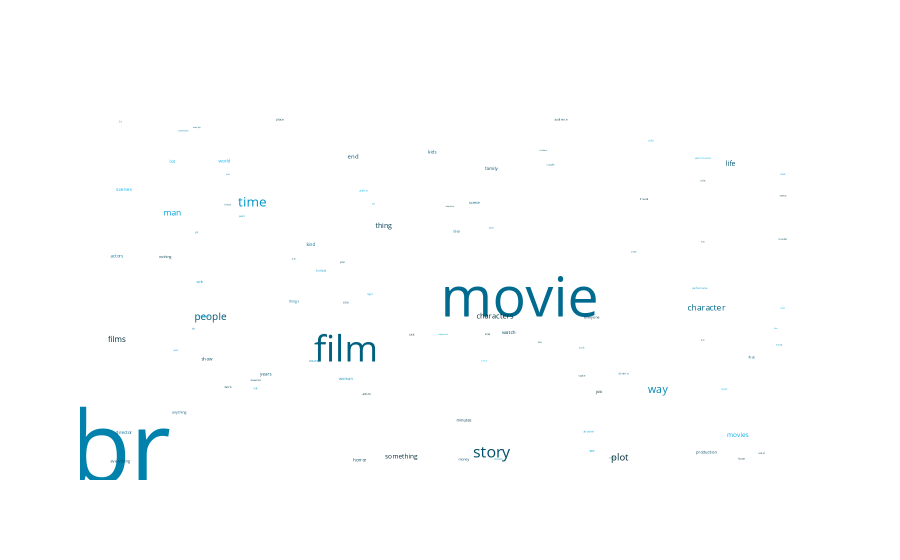

Notebook source saved alongside this figure:
### Code cell
tsp.show_word_clouds(pos="NN",
                     go_plot_settings={'plot_bgcolor': 'rgba(0, 0, 0, 0)',
                                        'plot_bgcolor': 'rgba(0, 0, 0, 0)'},
                     wc_settings={'color':'deepskyblue', 'max_words':10}
                    )

### Figure 1 — Plotly figure (JSON) as saved in the notebook; plotly's stock layout.template omitted (floating-point values rounded to 4 significant figures)
{"data": [{"hoverinfo": "text", "hovertext": ["br: 384", "movie: 213", "film: 139", "story: 61", "time: 51", "way: 41", "people: 39", "plot: 37", "man: 33", "character: 32", "films: 31", "characters: 28", "thing: 27", "life: 26", "movies: 24", "something: 24", "end: 23", "scenes: 19", "watch: 19", "kind: 18", "director: 18", "years: 18", "actors: 18", "lot: 18", "family: 18", "horror: 17", "show: 17", "kids: 17", "world: 17", "minutes: 16", "production: 15", "job: 15", "everything: 15", "scene: 15", "woman: 15", "money: 14", "reason: 14", "idea: 14", "wife: 14", "things: 14", "see: 14", "nothing: 13", "course: 13", "flick: 13", "everyone: 13", "anything: 13", "action: 12", "music: 11", "game: 11", "place: 11", "cinema: 11", "cast: 11", "anyone: 11", "tv: 11", "title: 11", "audience: 11", "budget: 11", "work: 11", "mind: 10", "times: 10", "night: 10", "couple: 10", "performances: 10", "killer: 10", "space: 10", "get: 10", "role: 10", "bit: 10", "case: 10", "fact: 10", "year: 10", "age: 10", "water: 10", "child: 10", "sense: 9", "script: 9", "john: 9", "someone: 9", "friends: 9", "house: 9", "point: 9", "performance: 9", "murder: 9", "look: 9", "sex: 9", "sequence: 9", "kid: 8", "death: 8", "example: 8", "hell: 8", "adult: 8", "love: 8", "madsen: 8", "half: 8", "actor: 8", "children: 8", "hollywood: 8", "effects: 8", "guy: 8", "attention: 8"], "mode": "text", "text": ["br", "movie", "film", "story", "time", "way", "people", "plot", "man", "character", "films", "characters", "thing", "life", "movies", "something", "end", "scenes", "watch", "kind", "director", "years", "actors", "lot", "family", "horror", "show", "kids", "world", "minutes", "production", "job", "everything", "scene", "woman", "money", "reason", "idea", "wife", "things", "see", "nothing", "course", "flick", "everyone", "anything", "action", "music", "game", "place", "cinema", "cast", "anyone", "tv", "title", "audience", "budget", "work", "mind", "times", "night", "couple", "performances", "killer", "space", "get", "role", "bit", "case", "fact", "year", "age", "water", "child", "sense", "script", "john", "someone", "friends", "house", "point", "performance", "murder", "look", "sex", "sequence", "kid", "death", "example", "hell", "adult", "love", "madsen", "half", "actor", "children", "hollywood", "effects", "guy", "attention"], "textfont": {"color": ["rgb(0, 130, 173)", "rgb(0, 107, 143)", "rgb(0, 96, 128)", "rgb(0, 80, 107)", "rgb(0, 149, 199)", "rgb(0, 134, 180)", "rgb(0, 85, 114)", "rgb(0, 41, 55)", "rgb(0, 162, 217)", "rgb(0, 101, 135)", "rgb(0, 42, 56)", "rgb(0, 45, 60)", "rgb(0, 61, 82)", "rgb(0, 85, 114)", "rgb(0, 175, 234)", "rgb(0, 45, 59)", "rgb(0, 85, 113)", "rgb(0, 181, 242)", "rgb(0, 71, 94)", "rgb(0, 104, 139)", "rgb(0, 100, 134)", "rgb(0, 84, 112)", "rgb(0, 124, 166)", "rgb(0, 179, 240)", "rgb(0, 77, 102)", "rgb(0, 65, 87)", "rgb(0, 79, 105)", "rgb(0, 93, 124)", "rgb(0, 178, 237)", "rgb(0, 56, 75)", "rgb(0, 73, 97)", "rgb(0, 38, 51)", "rgb(0, 69, 93)", "rgb(0, 95, 127)", "rgb(0, 145, 193)", "rgb(0, 86, 115)", "rgb(0, 190, 253)", "rgb(0, 116, 154)", "rgb(0, 157, 209)", "rgb(0, 117, 156)", "rgb(0, 174, 233)", "rgb(0, 58, 77)", "rgb(0, 134, 178)", "rgb(0, 100, 133)", "rgb(0, 48, 64)", "rgb(0, 89, 118)", "rgb(0, 46, 61)", "rgb(0, 158, 211)", "rgb(0, 182, 243)", "rgb(0, 48, 64)", "rgb(0, 123, 164)", "rgb(0, 47, 63)", "rgb(0, 158, 210)", "rgb(0, 147, 197)", "rgb(0, 89, 118)", "rgb(0, 65, 87)", "rgb(0, 158, 211)", "rgb(0, 64, 85)", "rgb(0, 172, 230)", "rgb(0, 97, 130)", "rgb(0, 160, 213)", "rgb(0, 109, 146)", "rgb(0, 180, 240)", "rgb(0, 49, 65)", "rgb(0, 54, 73)", "rgb(0, 163, 218)", "rgb(0, 63, 84)", "rgb(0, 118, 158)", "rgb(0, 109, 145)", "rgb(0, 175, 234)", "rgb(0, 168, 225)", "rgb(0, 155, 207)", "rgb(0, 80, 106)", "rgb(0, 172, 229)", "rgb(0, 57, 76)", "rgb(0, 141, 188)", "rgb(0, 59, 79)", "rgb(0, 146, 194)", "rgb(0, 43, 57)", "rgb(0, 53, 71)", "rgb(0, 135, 180)", "rgb(0, 143, 191)", "rgb(0, 60, 80)", "rgb(0, 147, 197)", "rgb(0, 77, 103)", "rgb(0, 66, 88)", "rgb(0, 147, 196)", "rgb(0, 103, 138)", "rgb(0, 89, 118)", "rgb(0, 62, 82)", "rgb(0, 98, 131)", "rgb(0, 168, 225)", "rgb(0, 84, 112)", "rgb(0, 110, 147)", "rgb(0, 74, 99)", "rgb(0, 74, 98)", "rgb(0, 157, 210)", "rgb(0, 180, 240)", "rgb(0, 65, 86)", "rgb(0, 43, 57)"], "size": [100, 55.47, 36.2, 15.89, 13.28, 10.68, 10.16, 9.635, 8.594, 8.333, 8.073, 7.292, 7.031, 6.771, 6.25, 6.25, 5.99, 4.948, 4.948, 4.688, 4.688, 4.688, 4.688, 4.688, 4.688, 4.427, 4.427, 4.427, 4.427, 4.167, 3.906, 3.906, 3.906, 3.906, 3.906, 3.646, 3.646, 3.646, 3.646, 3.646, 3.646, 3.385, 3.385, 3.385, 3.385, 3.385, 3.125, 2.865, 2.865, 2.865, 2.865, 2.865, 2.865, 2.865, 2.865, 2.865, 2.865, 2.865, 2.604, 2.604, 2.604, 2.604, 2.604, 2.604, 2.604, 2.604, 2.604, 2.604, 2.604, 2.604, 2.604, 2.604, 2.604, 2.604, 2.344, 2.344, 2.344, 2.344, 2.344, 2.344, 2.344, 2.344, 2.344, 2.344, 2.344, 2.344, 2.083, 2.083, 2.083, 2.083, 2.083, 2.083, 2.083, 2.083, 2.083, 2.083, 2.083, 2.083, 2.083, 2.083]}, "type": "scattergl", "x": [2, 117, 67, 109, 40, 157, 28, 146, 17, 171, 1, 110, 78, 178, 180, 83, 69, 3, 114, 57, 3, 44, 1, 17, 109, 71, 27, 92, 32, 101, 171, 140, 2, 104, 67, 101, 26, 99, 25, 52, 138, 15, 58, 184, 138, 19, 73, 111, 72, 48, 147, 86, 137, 2, 67, 129, 60, 33, 176, 33, 74, 126, 170, 108, 135, 24, 170, 23, 150, 193, 18, 41, 187, 155, 193, 192, 66, 20, 153, 181, 37, 169, 193, 193, 123, 41, 75, 135, 24, 170, 109, 191, 144, 33, 52, 124, 95, 107, 170, 97], "y": [8, 181, 125, 10, 292, 81, 163, 5, 280, 173, 138, 164, 266, 336, 30, 6, 344, 307, 146, 245, 33, 99, 232, 338, 330, 2, 116, 349, 339, 47, 11, 79, 1, 292, 94, 3, 164, 260, 203, 181, 13, 231, 114, 118, 163, 56, 77, 4, 306, 386, 100, 144, 35, 384, 180, 386, 216, 85, 82, 290, 189, 335, 342, 144, 97, 259, 317, 150, 237, 173, 126, 83, 10, 362, 300, 132, 225, 373, 296, 4, 277, 196, 251, 324, 135, 92, 291, 129, 377, 248, 264, 151, 5, 324, 229, 351, 144, 114, 138, 288]}], "layout": {"plot_bgcolor": "rgba(0, 0, 0, 0)", "showlegend": false, "xaxis": {"showgrid": false, "showticklabels": false, "visible": false, "zeroline": false}, "yaxis": {"showgrid": false, "showticklabels": false, "visible": false, "zeroline": false}}}
